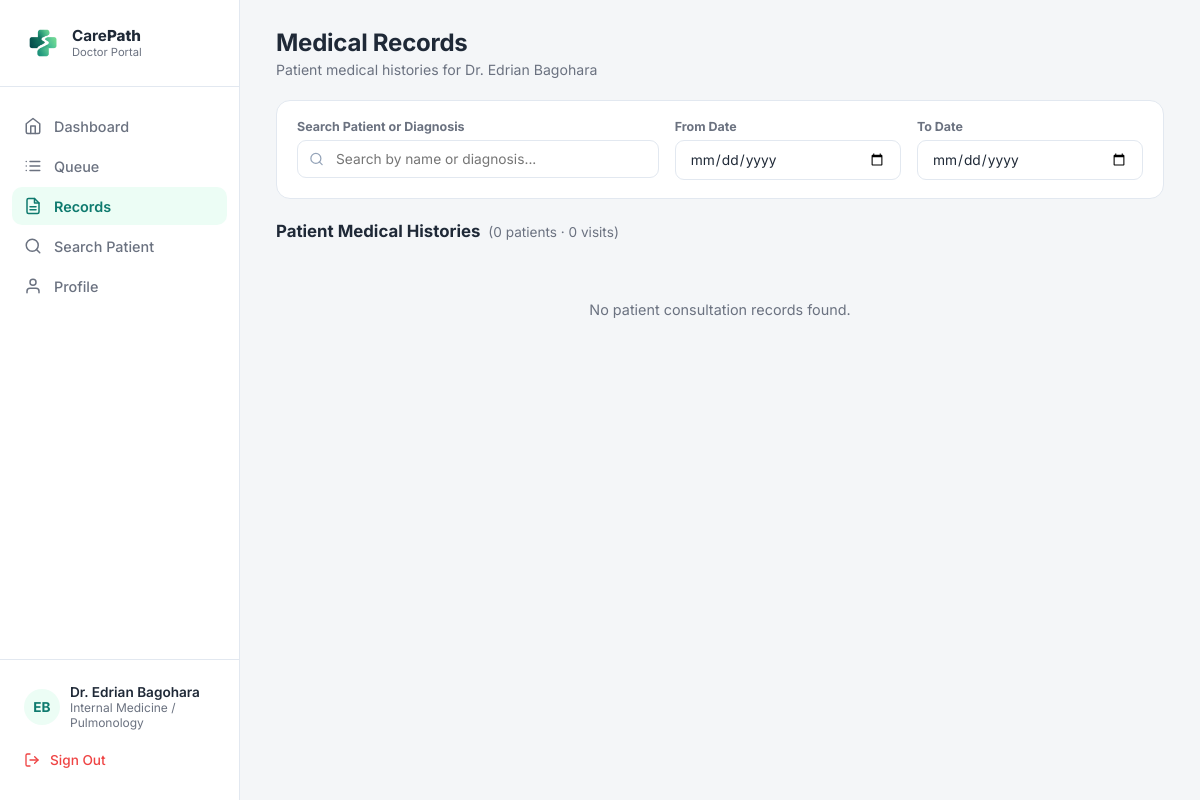
/doctor/records.php (signed in), run on the app's committed database.
### tables this page shows
CREATE TABLE IF NOT EXISTS `staff` (
  `StaffID` int NOT NULL AUTO_INCREMENT,
  `UserID` int NOT NULL,
  `DepartmentID` int NOT NULL,
  `StaffRole` varchar(50) NOT NULL,
  `Suffix` varchar(20) DEFAULT NULL,
  `Specialization` varchar(100) DEFAULT NULL,
  `AvailabilityStatus` varchar(50) NOT NULL DEFAULT 'Available',
  `DateHired` date DEFAULT NULL,
  `ScheduleStart` time DEFAULT NULL,
  `ScheduleEnd` time DEFAULT NULL,
  `AssignedDays` varchar(100) DEFAULT NULL,
  `AssignedResponsibilities` text,
  `CreatedAt` datetime NOT NULL DEFAULT CURRENT_TIMESTAMP,
  `UpdatedAt` datetime NOT NULL DEFAULT CURRENT_TIMESTAMP ON UPDATE CURRENT_TIMESTAMP,
  PRIMARY KEY (`StaffID`),
  KEY `FK_Staff_Users` (`UserID`),
  KEY `FK_Staff_Departments` (`DepartmentID`)
);

CREATE TABLE IF NOT EXISTS `users` (
  `UserID` int NOT NULL AUTO_INCREMENT,
  `RoleID` int NOT NULL,
  `FirstName` varchar(100) NOT NULL,
  `MiddleName` varchar(100) DEFAULT NULL,
  `LastName` varchar(100) NOT NULL,
  `Email` varchar(191) NOT NULL,
  `Password` varchar(255) NOT NULL,
  `Sex` varchar(13) NOT NULL,
  `DateOfBirth` date DEFAULT NULL,
  `ContactNumber` varchar(20) DEFAULT NULL,
  `Address` text,
  `Status` varchar(50) NOT NULL DEFAULT 'Active',
  `CreatedAt` datetime NOT NULL DEFAULT CURRENT_TIMESTAMP,
  `FailedAttempts` int DEFAULT '0',
  `LockUntil` datetime DEFAULT NULL,
  `ResetToken` varchar(255) DEFAULT NULL,
  `TokenExpiry` datetime DEFAULT NULL,
  `ProfilePhoto` varchar(255) DEFAULT NULL,
  `LastLogin` datetime DEFAULT NULL,
  `ReminderPreference` varchar(20) DEFAULT 'email',
  `ReceiveReminders` tinyint(1) DEFAULT '1',
  PRIMARY KEY (`UserID`),
  UNIQUE KEY `Email` (`Email`),
  KEY `FK_Users_Roles` (`RoleID`)
);

CREATE TABLE IF NOT EXISTS `departments` (
  `DepartmentID` int NOT NULL AUTO_INCREMENT,
  `DepartmentName` varchar(100) NOT NULL,
  PRIMARY KEY (`DepartmentID`),
  UNIQUE KEY `DepartmentName` (`DepartmentName`)
);

### doctor/records.php (the view, shortened to what this page needs)
<?php
require_once __DIR__ . '/../includes/db.php';
$userID = $_SESSION['UserID']
       ?? $_SESSION['user_id']
       ?? $_SESSION['userid']
       ?? null;
$userID = (int) $userID;
$doctorStmt = $conn->prepare("
    SELECT
        s.StaffID,
        s.UserID,
        s.DepartmentID,
        s.StaffRole,
        s.Specialization,
        u.FirstName,
        u.MiddleName,
        u.LastName,
        u.ProfilePhoto,
        d.DepartmentName
    FROM staff s
    INNER JOIN users u
        ON s.UserID = u.UserID
    LEFT JOIN departments d
        ON s.DepartmentID = d.DepartmentID
    WHERE s.UserID = ?
    LIMIT 1
");
$doctorStmt->bind_param("i", $userID);
$doctorStmt->execute();
$doctorResult = $doctorStmt->get_result();
$doctor = $doctorResult->fetch_assoc();
$doctorFullName = trim(
    $doctor['FirstName'] . ' ' .
    ($doctor['MiddleName'] ? $doctor['MiddleName'] . ' ' : '') .
    $doctor['LastName']
);
$doctorDisplayName = 'Dr. ' . $doctorFullName;
$doctorDepartment = $doctor['DepartmentName']
    ?: ($doctor['Specialization'] ?: 'Doctor');
$patients = [];
$totalPatients = count($patients);
$grandTotalVisits = 0;
function initials(string $name): string
{
    $parts = preg_split('/\s+/', trim($name));
    $first = $parts[0][0] ?? '';
    $last = '';
    if (count($parts) > 1) {
        $last = $parts[count($parts) - 1][0] ?? '';
    }
    return strtoupper($first . $last);
}
$doctorInitials = initials($doctorFullName);
?>
<!DOCTYPE html>
<html lang="en">
<head>
<link
    rel="stylesheet"
    href="../assets/css/doctor/doctor_dashboard.css"
>
</head>
<body>
<div class="app">
<aside class="sidebar">
    <div class="sidebar-brand">
        <div class="brand-icon">
            <img src="../assets/images/carepath-icon.png" alt="CarePath">
        </div>
        <div class="brand-text">
            <div class="brand-title">
                Care<strong>Path</strong>
            </div>
            <div class="brand-sub">
                Doctor Portal
            </div>
        </div>
    </div>
    <ul class="nav-list">
        <li class="nav-item">
            <a href="doctor_dashboard.php">
                <svg
                    viewBox="0 0 24 24"
                    fill="none"
                    stroke="currentColor"
                    stroke-width="2"
                    stroke-linecap="round"
                    stroke-linejoin="round"
                >
                    <path d="M3 9l9-7 9 7v11a2 2 0 0 1-2 2H5a2 2 0 0 1-2-2z"/>
                    <path d="M9 22V12h6v10"/>
                </svg>
                Dashboard
            </a>
        </li>
        <li class="nav-item">
            <a href="doctor_queue.php">
                <svg
                    viewBox="0 0 24 24"
                    fill="none"
                    stroke="currentColor"
                    stroke-width="2"
                    stroke-linecap="round"
                    stroke-linejoin="round"
                >
                    <path d="M8 6h13"/>
                    <path d="M8 12h13"/>
                    <path d="M8 18h13"/>
                    <path d="M3 6h.01"/>
                    <path d="M3 12h.01"/>
                    <path d="M3 18h.01"/>
                </svg>
                Queue
            </a>
        </li>
        <li class="nav-item active">
            <a href="records.php">
                <svg
                    viewBox="0 0 24 24"
                    fill="none"
                    stroke="currentColor"
                    stroke-width="2"
                    stroke-linecap="round"
                    stroke-linejoin="round"
                >
                    <path d="M14 2H6a2 2 0 0 0-2 2v16a2 2 0 0 0 2 2h12a2 2 0 0 0 2-2V8z"/>
                    <polyline points="14 2 14 8 20 8"/>
                    <line x1="16" y1="13" x2="8" y2="13"/>
                    <line x1="16" y1="17" x2="8" y2="17"/>
                </svg>
                Records
            </a>
        </li>
        <li class="nav-item">
            <a href="search_patient.php">
                <svg
                    viewBox="0 0 24 24"
                    fill="none"
                    stroke="currentColor"
                    stroke-width="2"
                    stroke-linecap="round"
                    stroke-linejoin="round"
                >
                    <circle cx="11" cy="11" r="8"/>
                    <line
                        x1="21"
                        y1="21"
                        x2="16.65"
                        y2="16.65"
                    />
                </svg>
                Search Patient
            </a>
        </li>
        <li class="nav-item">
            <a href="doctor_profile.php">
                <svg
                    viewBox="0 0 24 24"
                    fill="none"
                    stroke="currentColor"
                    stroke-width="2"
                    stroke-linecap="round"
                    stroke-linejoin="round"
                >
                    <path d="M20 21v-2a4 4 0 0 0-4-4H8a4 4 0 0 0-4 4v2"/>
                    <circle cx="12" cy="7" r="4"/>
                </svg>
                Profile
            </a>
        </li>
    </ul>
    <div class="sidebar-footer">
        <div class="sidebar-user">
            <div class="user-avatar">
                <?php if (!empty($doctor['ProfilePhoto'])): ?>
                <img src="../<?php echo htmlspecialchars($doctor['ProfilePhoto']); ?>" alt="Photo" style="width:36px;height:36px;border-radius:50%;object-fit:cover;">
                <?php else: ?>
                <?= htmlspecialchars($doctorInitials) ?>
                <?php endif; ?>
            </div>
            <div>
                <div class="user-name">
                    <?= htmlspecialchars($doctorDisplayName) ?>
                </div>
                <div class="user-role">
                    <?= htmlspecialchars($doctorDepartment) ?>
                </div>
            </div>
        </div>
        <a
            href="../auth/logout.php"
            class="sign-out"
            onclick="return confirm('Are you sure you want to sign out?');"
        >
            <svg viewBox="0 0 24 24" fill="none" stroke="currentColor" stroke-width="2" stroke-linecap="round" stroke-linejoin="round"><path d="M9 21H5a2 2 0 0 1-2-2V5a2 2 0 0 1 2-2h4"/><polyline points="16 17 21 12 16 7"/><line x1="21" y1="12" x2="9" y2="12"/></svg>
            Sign Out
        </a>
    </div>
</aside>
<main class="main">
    <div class="doctor-topbar">
        <div class="page-header">
            <h1>
                Medical Records
            </h1>
            <p>
                Patient medical histories for
                <?= htmlspecialchars($doctorDisplayName) ?>
            </p>
        </div>
    </div>
    <div class="records-filter-bar">
        <div class="filter-field">
            <label for="rf-search">
                Search Patient or Diagnosis
            </label>
            <div class="input-wrap">
                <input
                    type="text"
                    id="rf-search"
                    placeholder="Search by name or diagnosis..."
                >
            </div>
        </div>
        <div class="filter-field">
            <label for="rf-from">
                From Date
            </label>
            <input
                type="date"
                id="rf-from"
            >
        </div>
        <div class="filter-field">
            <label for="rf-to">
                To Date
            </label>
            <input
                type="date"
                id="rf-to"
            >
        </div>
    </div>
    <div class="records-panel">
        <div class="records-panel-head">
            <h2>
                Patient Medical Histories
            </h2>
            <span
                class="records-count"
                id="records-count"
            >
                (<?= $totalPatients ?> patient<?= $totalPatients === 1 ? '' : 's' ?> · <?= $grandTotalVisits ?> visit<?= $grandTotalVisits === 1 ? '' : 's' ?>)
            </span>
        </div>
                <div id="records-list">
        <?php if (empty($patients)): ?>
            <div
                class="records-empty"
                id="database-empty"
            >
                No patient consultation records found.
            </div>
        <?php endif; ?>
        </div>
</div>
</main>
</div>
</body>
</html>

### data on the page
staff: UserID.LastName "EB", UserID.LastName "Dr. Edrian Bagohara", DepartmentID.DepartmentName "Internal Medicine / Pulmonology"

### other printed values
$totalPatients "0"
$grandTotalVisits "0"
